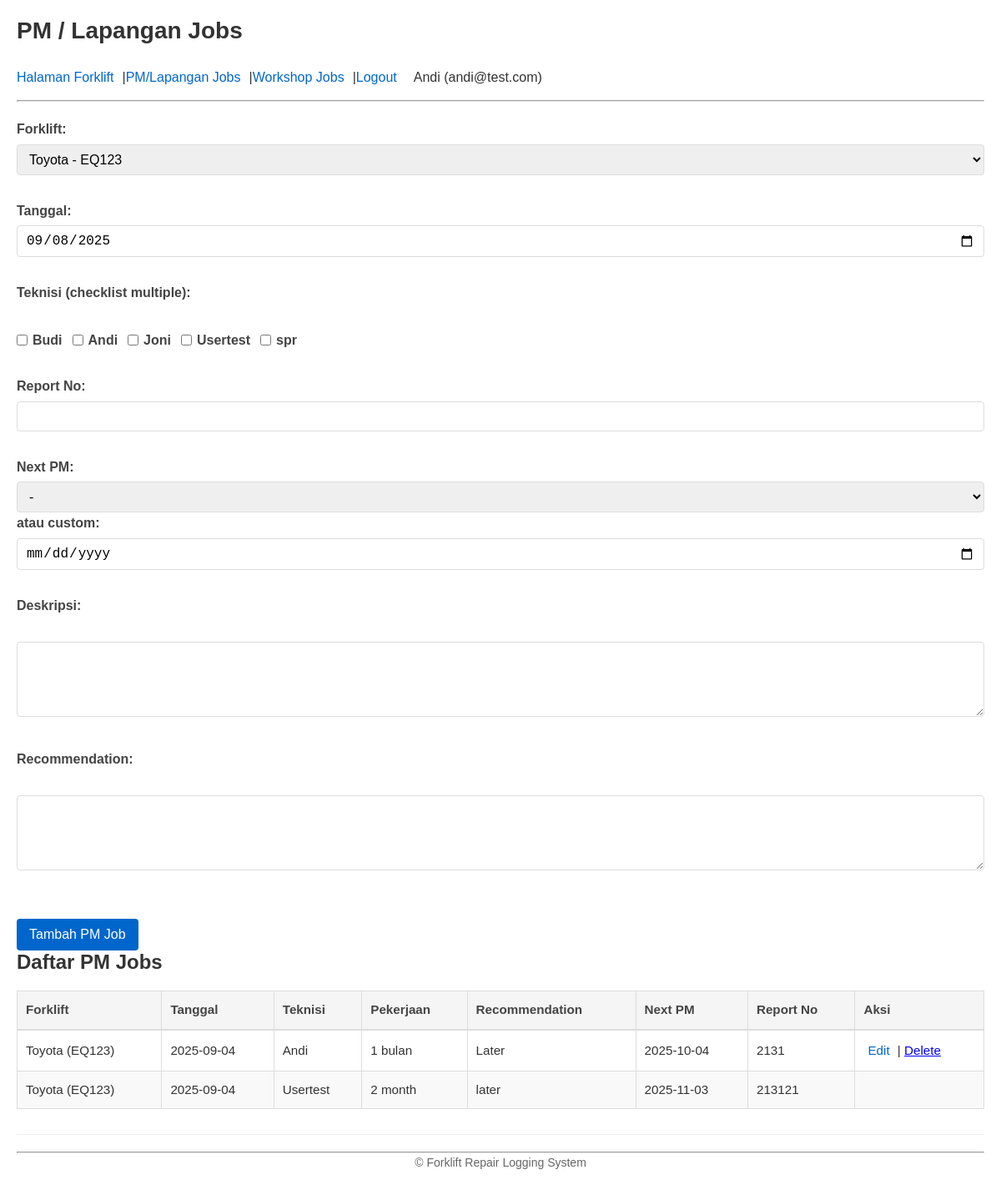
Page /pm/ (signed in) on the committed database.
### app/models.py (models this page shows)
class User(Base):
    __tablename__ = "users"
    id = Column(Integer, primary_key=True, index=True)
    name = Column(String, nullable=False)
    email = Column(String, nullable=True, unique=True)
    password = Column(String, nullable=True)
    role = Column(String, nullable=False, default="teknisi")  # admin / supervisor / teknisi

class PMJob(Base):
    __tablename__ = "pm_jobs"
    id = Column(Integer, primary_key=True, index=True)
    forklift_id = Column(Integer, ForeignKey("forklifts.id", ondelete="CASCADE"), nullable=False)
    date = Column(Date, nullable=False)
    report_no = Column(String, nullable=False)
    job_desc = Column(Text, nullable=False)
    recommendation = Column(Text, nullable=True)
    next_pm_date = Column(Date, nullable=True)
    created_by = Column(Integer, nullable=False)  # sementara int user id
    forklift = relationship("Forklift", back_populates="pm_jobs")
    assigned = relationship("PMJobAssignment", back_populates="pm_job",
                            cascade="all, delete-orphan", passive_deletes=True)

class Forklift(Base):
    __tablename__ = "forklifts"
    id = Column(Integer, primary_key=True, index=True)
    brand = Column(String, nullable=False)
    type = Column(String, nullable=False)
    eq_no = Column(String, nullable=False, unique=True)
    serial_number = Column(String, nullable=False, unique=True)
    location = Column(String, nullable=False)
    powertrain = Column(String, nullable=False)
    owner = Column(String, nullable=False)
    mfg_year = Column(Integer, nullable=False)
    status = Column(String, nullable=False)
    pm_jobs = relationship("PMJob", back_populates="forklift",
                           cascade="all, delete-orphan", passive_deletes=True)
    workshop_jobs = relationship("WorkshopJob", back_populates="forklift",
                                 cascade="all, delete-orphan", passive_deletes=True)
    __table_args__ = (
        UniqueConstraint('eq_no', name='uq_eq_no'),
        UniqueConstraint('serial_number', name='uq_serial_number'),
    )

class PMJobAssignment(Base):
    __tablename__ = "pm_job_assignments"
    id = Column(Integer, primary_key=True, index=True)
    job_id = Column(Integer, ForeignKey("pm_jobs.id", ondelete="CASCADE"))
    user_id = Column(Integer, ForeignKey("users.id"))
    pm_job = relationship("PMJob", back_populates="assigned")
    user = relationship("User")

### app/routes/pm_jobs.py (the view)
@router.get("/", response_class=HTMLResponse)
def list_pm_jobs(request: Request, db: Session = Depends(get_db)):
    query = db.query(PMJob).options(
        joinedload(PMJob.forklift),
        selectinload(PMJob.assigned).joinedload(PMJobAssignment.user)
    )
    jobs = query.all()
    forklifts = db.query(Forklift).all()
    users = db.query(User).filter(User.role != "admin").all()
    return templates.TemplateResponse("pm_jobs/list.html", {
        "request": request,
        "jobs": jobs,
        "forklifts": forklifts,
        "users": users,
        "error": None,
        "today": datetime.utcnow().strftime("%Y-%m-%d")
    })

### app/templates/pm_jobs/list.html (shortened to what this page needs)
{% extends "base.html" %}
{% block header_title %}PM / Lapangan Jobs{% endblock %}
{% block content %}
  <form action="/pm/tambah" method="post" class="auth-form">
    <div class="form-group">
      <label for="forklift_id">Forklift:</label>
      <select name="forklift_id" id="forklift_id" required>
        {% for f in forklifts %}
        <option value="{{ f.id }}">{{ f.brand }} - {{ f.eq_no }}</option>
        {% endfor %}
      </select>
    </div>
    <div class="form-group">
      <label for="date">Tanggal:</label>
      <input type="date" name="date" id="date" value="{{ today }}" required>
    </div>
    <div class="form-group">
      <label>Teknisi (checklist multiple):</label><br>
      <div style="display:flex;align-items:center;gap:12px;flex-wrap:wrap">
        {% for u in users %}
          <label for="tech_{{ u.id }}" style="display:flex;align-items:center;gap:6px;margin:0">
            <input type="checkbox" id="tech_{{ u.id }}" name="technicians" value="{{ u.id }}">
            <span>{{ u.name }}</span>
          </label>
        {% endfor %}
      </div>
    </div>
    <div class="form-group">
      <label for="report_no">Report No:</label>
      <input type="text" name="report_no" id="report_no" required>
    </div>
    <div class="form-group">
      <label for="next_pm_option">Next PM:</label>
      <select name="next_pm_option" id="next_pm_option">
        <option value="">-</option>
      </select>
      <label for="next_pm_date">atau custom:</label>
      <input type="date" name="next_pm_date" id="next_pm_date">
    </div>
    <div class="form-group">
      <label for="job_desc">Deskripsi:</label><br>
      <textarea name="job_desc" id="job_desc" rows="4" cols="50" required></textarea>
    </div>
    <div class="form-group">
      <label for="recommendation">Recommendation:</label><br>
      <textarea name="recommendation" id="recommendation" rows="4" cols="50"></textarea>
    </div>
    <div class="form-actions">
      <button type="submit">Tambah PM Job</button>
    </div>
  </form>
  <h2>Daftar PM Jobs</h2>
  <table>
    <thead>
      <tr>
        <th>Forklift</th>
        <th>Tanggal</th>
        <th>Teknisi</th>
        <th>Pekerjaan</th>
        <th>Recommendation</th>
        <th>Next PM</th>
        <th>Report No</th>
        <th>Aksi</th>
      </tr>
    </thead>
    <tbody>
      {% for job in jobs %}
      <tr>
        <td>{{ job.forklift.brand }} ({{ job.forklift.eq_no }})</td>
        <td>{{ job.date }}</td>
        <td>
          {% for assign in job.assigned %}
            {{ assign.user.name }}<br>
          {% endfor %}
        </td>
        <td>{{ job.job_desc }}</td>
        <td>{{ job.recommendation or '-' }}</td>
        <td>{{ job.next_pm_date or '-' }}</td>
        <td>{{ job.report_no }}</td>
        <td>
  {% if is_admin(request.state.user) or is_assigned_to_pm(request.state.user, job) %}
    <a class="btn-link" href="/pm/edit/{{ job.id }}">Edit</a> |
    <a href="/pm/delete/{{ job.id }}">Delete</a>
  {% endif %}
</td>
      </tr>
      {% endfor %}
    </tbody>
  </table>
{% endblock %}

### app/templates/base.html (shortened to what this page needs)
<!DOCTYPE html>
<html lang="id">
<head>
    <link rel="preload" href="{{ url_for('static', path='/css/styles.css') }}?v=1" as="style" onload="this.onload=null;this.rel='stylesheet'">
</head>
<body>
    <header>
        <h1>{% block header_title %}Forklift Repair Logging System{% endblock %}</h1>
        <nav>
            <a href="/">Halaman Forklift</a> |
            <a href="/pm/">PM/Lapangan Jobs</a> |
            <a href="/workshop/">Workshop Jobs</a> |
            {% if request.cookies.get('session_token') %}
            <a href="/auth/logout" id="logout-link">Logout</a>
            <span id="user-info" style="margin-left: 10px;">
                {{ request.state.user.name if request.state.user else '' }}
                ({{ request.state.user.email if request.state.user else '' }})
            </span>
            {% else %}
            <a href="/auth/login" id="login-link">Login</a>
            {% endif %}
        </nav>
        <hr>
    </header>
    <main>
        {% block content %}{% endblock %}
    </main>
    <footer>
        <hr>
        <p>&copy; {{ current_year }} Forklift Repair Logging System</p>
    </footer>
</body>
</html>

### app/static/css/styles.css (style rules this page uses)
* { margin:0;padding:0;box-sizing:border-box }
body { font-family:Arial,sans-serif;line-height:1.6;padding:20px;max-width:1200px;margin:0 auto;color:#333;background-color:#fff }
h1,h2,h3,h4,h5,h6 { color:#333;margin-bottom:0.75em;font-weight:600;line-height:1.2 }
h1 { font-size:1.75rem }
h2 { font-size:1.5rem }
p { margin-bottom:1em }
header { margin-bottom:20px }
main { min-height:300px }
nav { margin:10px 0;display:flex;flex-wrap:wrap;align-items:center }
nav a { margin-right:10px;text-decoration:none;color:#0066cc;padding:5px 0 }
.form-group { margin-bottom:15px }
label { display:block;margin-bottom:5px;font-weight:600;color:#444 }
.form-control,input[type="text"],input[type="email"],input[type="password"],input[type="number"],input[type="date"],select,textarea { width:100%;padding:8px 10px;border:1px solid #ddd;border-radius:4px;font-size:16px;transition:border-color 0.2s ease }
.form-actions { margin-top:20px }
button,.btn { background-color:#0066cc;color:#fff;border:none;padding:10px 15px;border-radius:4px;cursor:pointer;font-size:16px;transition:background-color 0.2s ease }
table { width:100%;border-collapse:collapse;margin:20px 0;font-size:0.95rem }
table th,table td { padding:10px;border:1px solid #ddd;text-align:left }
table th { background-color:#f5f5f5;font-weight:600;color:#444;border-bottom:2px solid #ddd }
table tr:nth-child(even) { background-color:#f9f9f9 }
.btn-link { color:#0066cc;text-decoration:none;display:inline-block;padding:2px 5px }
footer { margin-top:30px;padding-top:20px;border-top:1px solid #eee;text-align:center;color:#666;font-size:14px }

### app/templates/base.html (style rules this page uses)
* { margin: 0; padding: 0; box-sizing: border-box; }
body { font-family: Arial, sans-serif; line-height: 1.6; padding: 20px; max-width: 1200px; margin: 0 auto; color: #333; }
header { margin-bottom: 20px; }
h1 { color: #333; margin-bottom: 0.75em; font-weight: 600; line-height: 1.2; font-size: 1.75rem; }
h2 { font-size: 1.5rem; margin-bottom: 0.75em; font-weight: 600; line-height: 1.2; color: #333; }
nav { margin: 10px 0; display: flex; flex-wrap: wrap; align-items: center; }
nav a { margin-right: 10px; text-decoration: none; color: #0066cc; padding: 5px 0; }
.form-group { margin-bottom: 15px; }
label { display: block; margin-bottom: 5px; font-weight: 600; color: #444; }
input, select, textarea { width: 100%; padding: 8px 10px; border: 1px solid #ddd; border-radius: 4px; font-size: 16px; }
button, .btn { background-color: #0066cc; color: white; border: none; padding: 10px 15px; border-radius: 4px; cursor: pointer; }
table { width: 100%; border-collapse: collapse; margin: 20px 0; font-size: 0.95rem; }
th, td { padding: 10px; text-align: left; border: 1px solid #ddd; }
th { background-color: #f5f5f5; font-weight: 600; color: #444; border-bottom: 2px solid #ddd; }
.auth-form { display: flex; flex-direction: column; gap: 15px; }
.form-actions { margin-top: 20px; }

### rows in the picture
User: state.user "Andi", state.user "andi@test.com", name "Andi"
User: name "Budi"
User: name "Joni"
User: name "Usertest"
User: name "spr"
PMJob: forklift.brand "Toyota", forklift.eq_no "EQ123", date "2025-09-04", job_desc "1 bulan", recommendation "Later", next_pm_date "2025-10-04", report_no "2131"
PMJobAssignment: user.name "Andi"
PMJob: forklift.brand "Toyota", forklift.eq_no "EQ123", date "2025-09-04", job_desc "2 month", recommendation "later", next_pm_date "2025-11-03", report_no "213121"
PMJobAssignment: user.name "Usertest"

### other values in the picture
form field forklift_id "Toyota - EQ123"
